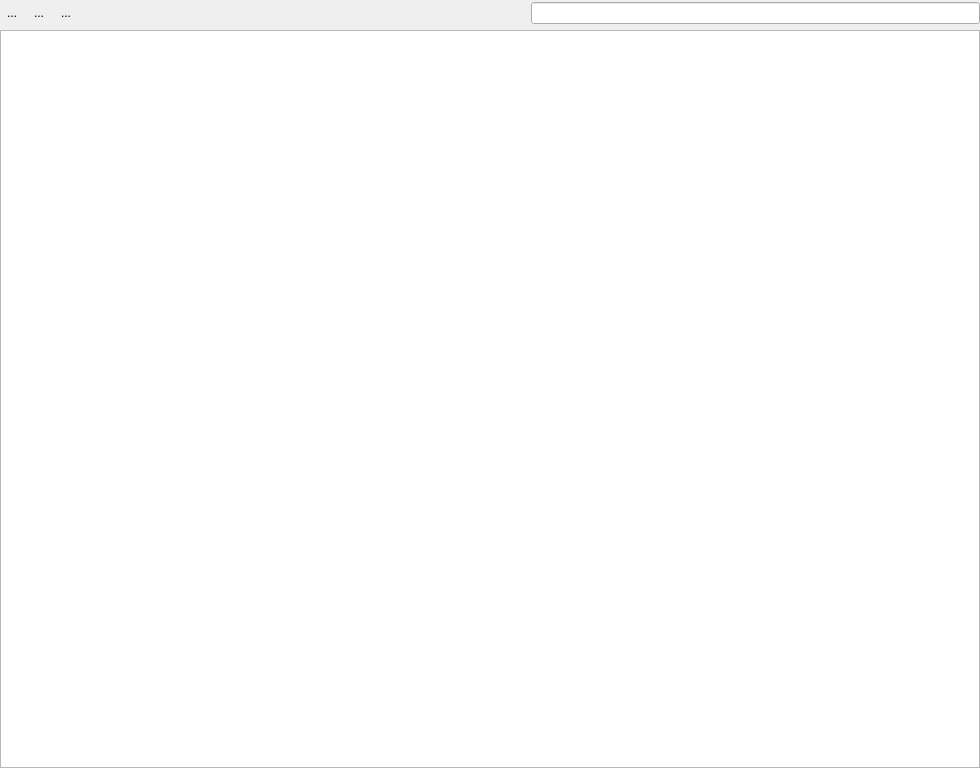
<?xml version="1.0" encoding="UTF-8"?>
<ui version="4.0">
 <class>LayoutPluginDockWidgetBase</class>
 <widget class="QDockWidget" name="LayoutPluginDockWidgetBase">
  <property name="geometry">
   <rect>
    <x>0</x>
    <y>0</y>
    <width>980</width>
    <height>768</height>
   </rect>
  </property>
  <property name="windowTitle">
   <string>Layouts</string>
  </property>
  <widget class="QWidget" name="dockWidgetContents">
   <layout class="QVBoxLayout" name="verticalLayout">
    <property name="leftMargin">
     <number>0</number>
    </property>
    <property name="topMargin">
     <number>0</number>
    </property>
    <property name="rightMargin">
     <number>0</number>
    </property>
    <property name="bottomMargin">
     <number>0</number>
    </property>
    <item>
     <layout class="QHBoxLayout" name="horizontalLayout">
      <property name="spacing">
       <number>3</number>
      </property>
      <property name="topMargin">
       <number>2</number>
      </property>
      <property name="bottomMargin">
       <number>0</number>
      </property>
      <item>
       <widget class="QToolButton" name="pbCreateLayout">
        <property name="toolTip">
         <string>Create Layout</string>
        </property>
        <property name="text">
         <string>...</string>
        </property>
        <property name="icon">
         <iconset resource="resources.qrc">
          <normaloff>:/plugins/LayoutPlugin/icons/mActionNewLayout.svg</normaloff>:/plugins/LayoutPlugin/icons/mActionNewLayout.svg</iconset>
        </property>
        <property name="autoRaise">
         <bool>true</bool>
        </property>
       </widget>
      </item>
      <item>
       <widget class="QToolButton" name="tbTemplateMenu">
        <property name="contextMenuPolicy">
         <enum>Qt::DefaultContextMenu</enum>
        </property>
        <property name="toolTip">
         <string>Create Layout from Template</string>
        </property>
        <property name="text">
         <string>...</string>
        </property>
        <property name="icon">
         <iconset resource="resources.qrc">
          <normaloff>:/plugins/LayoutPlugin/icons/mIconFolder.svg</normaloff>:/plugins/LayoutPlugin/icons/mIconFolder.svg</iconset>
        </property>
        <property name="popupMode">
         <enum>QToolButton::InstantPopup</enum>
        </property>
        <property name="autoRaise">
         <bool>true</bool>
        </property>
       </widget>
      </item>
      <item>
       <widget class="QToolButton" name="pbDeleteLayout">
        <property name="toolTip">
         <string>Remove Layout</string>
        </property>
        <property name="text">
         <string>...</string>
        </property>
        <property name="icon">
         <iconset resource="resources.qrc">
          <normaloff>:/plugins/LayoutPlugin/icons/mActionDeleteSelected.svg</normaloff>:/plugins/LayoutPlugin/icons/mActionDeleteSelected.svg</iconset>
        </property>
        <property name="autoRaise">
         <bool>true</bool>
        </property>
       </widget>
      </item>
      <item>
       <spacer name="horizontalSpacer">
        <property name="orientation">
         <enum>Qt::Horizontal</enum>
        </property>
        <property name="sizeHint" stdset="0">
         <size>
          <width>40</width>
          <height>20</height>
         </size>
        </property>
       </spacer>
      </item>
      <item>
       <widget class="QgsFilterLineEdit" name="mLineEdit">
        <property name="toolTip">
         <string>Search Layout</string>
        </property>
        <property name="autoFillBackground">
         <bool>false</bool>
        </property>
        <property name="styleSheet">
         <string notr="true">border-color: rgb(255, 0, 0);</string>
        </property>
        <property name="showSearchIcon">
         <bool>true</bool>
        </property>
        <property name="qgisRelation" stdset="0">
         <string notr="true"/>
        </property>
       </widget>
      </item>
     </layout>
    </item>
    <item>
     <widget class="QListWidget" name="listWidget">
      <property name="focusPolicy">
       <enum>Qt::StrongFocus</enum>
      </property>
      <property name="styleSheet">
       <string notr="true"/>
      </property>
      <property name="editTriggers">
       <set>QAbstractItemView::EditKeyPressed</set>
      </property>
      <property name="tabKeyNavigation">
       <bool>true</bool>
      </property>
      <property name="showDropIndicator" stdset="0">
       <bool>false</bool>
      </property>
      <property name="selectionMode">
       <enum>QAbstractItemView::ExtendedSelection</enum>
      </property>
      <property name="viewMode">
       <enum>QListView::ListMode</enum>
      </property>
      <property name="sortingEnabled">
       <bool>true</bool>
      </property>
     </widget>
    </item>
   </layout>
  </widget>
 </widget>
 <customwidgets>
  <customwidget>
   <class>QgsFilterLineEdit</class>
   <extends>QLineEdit</extends>
   <header>qgsfilterlineedit.h</header>
  </customwidget>
 </customwidgets>
 <resources>
  <include location="resources.qrc"/>
 </resources>
 <connections/>
</ui>
